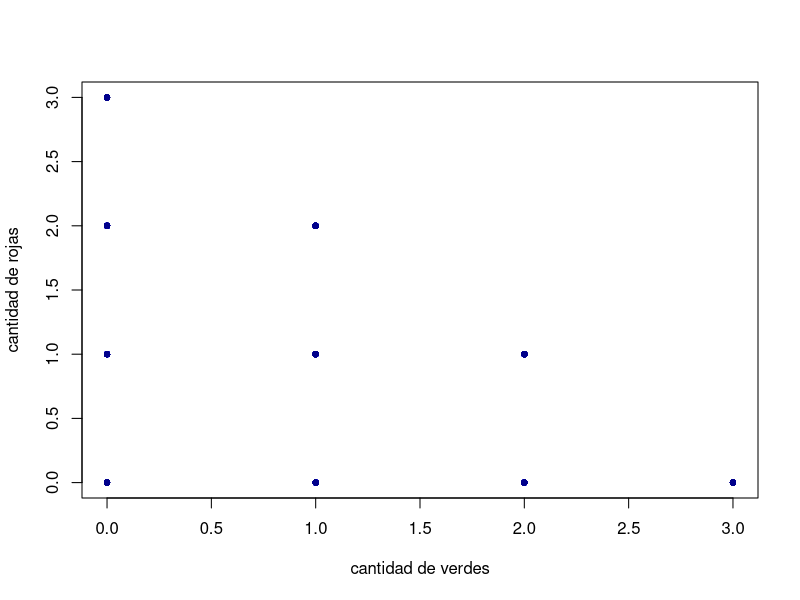
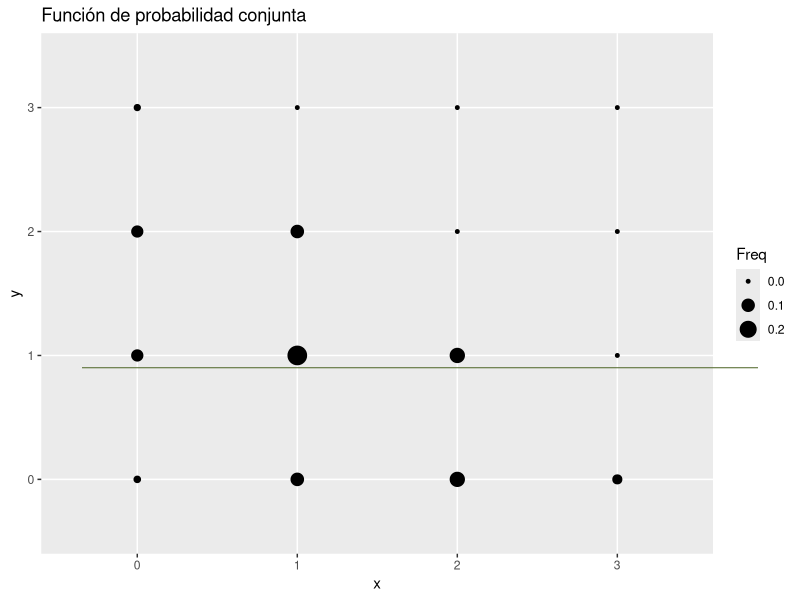
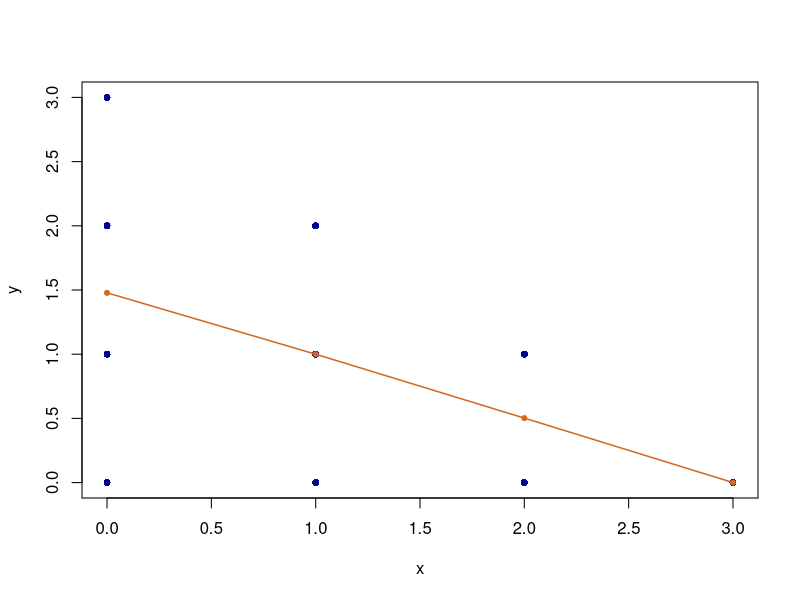
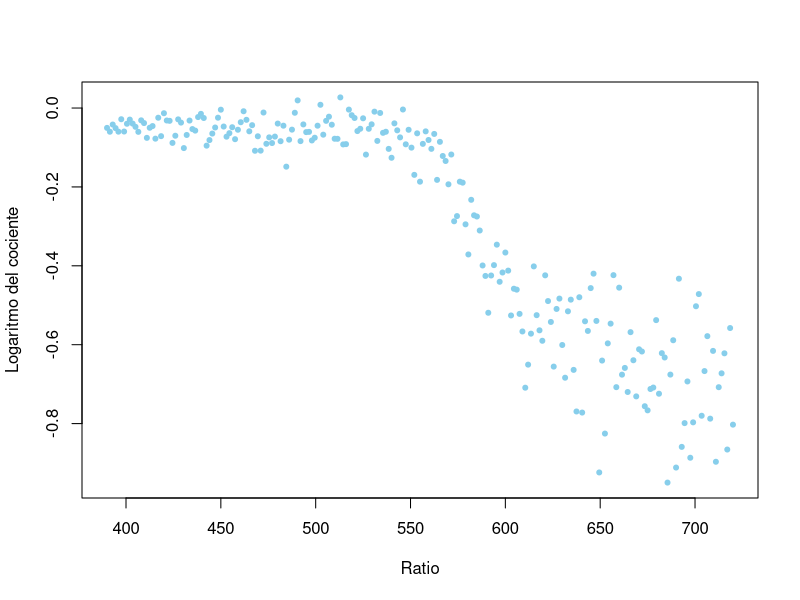

These figures' R source, in order: (Note: this script raises an error after producing the figures.)
library(ggplot2)
library(gridExtra)


####### REGRESION NP------

#Simulado discreto, veamos el ejemplo
#
# X: cantidad de bolitas verdes en 3 extracciones sin reposición
# Y: cantidad de bolitas rojas en 3 extracciones sin reposición

urna<-c(rep("R",3),rep("V",4),rep("A",3))
n<-10000
set.seed(27)
xy<-matrix(0,nrow = n,ncol = 2)
for(i in 1:n)
{
  muestra<-sample(urna,3)
  xy[i,]<-c(sum(muestra=="V"),sum(muestra=="R"))
}

plot(xy[,1],xy[,2],pch=20, col="darkblue", xlab="cantidad de verdes", ylab="cantidad de rojas")


M<-table(xy[,1],xy[,2])/n
M

#grafico del soporte en el que puedo ver los pesos (interesante...)
datos<-as.data.frame(M)
pp<-ggplot(datos, aes(Var1,Var2))+
  geom_point(aes(size=Freq))+
  labs(title="Función de probabilidad conjunta",
       y = "y", x= "x")
pp

# ¿como calculo lo que quiero? vectores logicos...
y<-xy[,2]
x<-xy[,1]
fi_sombrero0<-sum(y[x==0])/sum(x==0)
abline(h=mean(y), col="darkolivegreen")


y0<-mean(xy[xy[,1]==0,2])
y1<-mean(xy[xy[,1]==1,2])
y2<-mean(xy[xy[,1]==2,2])
y3<-mean(xy[xy[,1]==3,2])
ey<-c(y0,y1,y2,y3)


plot(xy[,1],xy[,2],pch=20, col="darkblue",xlab="x",ylab="y")
points(0:3,ey,pch=20,col="chocolate")
lines(0:3,ey,pch=20,col="chocolate",lwd=1.5)

##############################################

# Ejercicio para desarrollar en clase

# eLIDAR (light detection and ranging)
# range --> x
# logratio --> y

help("ksmooth")
help("density")

datos<-read.table("lidar.txt",header = TRUE)

#1
plot(datos$range,datos$int.conc,pch=20,col="skyblue",
     xlab= "Ratio", ylab = "Logaritmo del cociente")

# Nadaraya watson usando R, si no te armas la funcion

regNP<-ksmooth(datos$range,datos$int.conc, kernel = "normal", bandwidth = 5,
               x.points = datos$range)
y<-datos$int.conc
ecpp<-sum((y-regNP)^2)/length(y)


lines(regNP$x,regNP$y,col= "chocolate",lwd=2)

regNP2<-ksmooth(datos$range,datos$int.conc,kernel = "normal", bandwidth = 10,
                x.points = datos$range)
lines(regNP2$x,regNP2$y,col= "darkred",lwd=2)

regNP3<-ksmooth(datos$range,datos$int.conc,kernel = "normal", bandwidth = 30,
                x.points = datos$range)
lines(regNP3$x,regNP3$y,col= "forestgreen",lwd=2)

regNP4<-ksmooth(datos$range,datos$int.conc,kernel = "normal", bandwidth = 50,
                x.points = datos$range)
lines(regNP4$x,regNP4$y,col= "red",lwd=2)


# ¿Que pasa cuando aumento h?


# Errores sobre los datos que use para predecir

ecpp1<-mean((datos$int.conc-regNP$y)^2)
ecpp2<-mean((datos$int.conc-regNP2$y)^2)
ecpp3<-mean((datos$int.conc-regNP3$y)^2)
ecpp4<-mean((datos$int.conc-regNP4$y)^2)

c(ecpp1,ecpp2,ecpp3,ecpp4) #menor h, menor eccp

# LOO-CV Busco la ventana optima

h<-seq(3,165,1)

ecm<-c()
cv<-c()
for(j in 1:length(h))
{
  for(i in 1:length(datos$range))
  {
    regNP<-ksmooth(datos$range[-i],datos$int.conc[-i],kernel = "normal", bandwidth = h[j],
                   x.points = datos$range[i])
    ecm[i]<-(datos$int.conc[i]-regNP$y)^2
  }
  cv[j]<-mean(ecm)
}

plot(h,cv,pch=20) 

h_CV<-h[which.min(cv)]

# Vemos como queda la mejor

plot(datos$range,datos$int.conc,pch=20,col="skyblue",
     xlab= "Ratio", ylab = "Logaritmo del cociente")

regNP<-ksmooth(datos$range,datos$int.conc,kernel = "normal", bandwidth = h_CV,
               x.points = datos$range)
lines(regNP$x,regNP$y,col= "chocolate",lwd=2)

# error con el mejor

ecpp5<-mean((datos$int.conc-regNP$y)^2)


# Sacamos una mejor estimacion del error con el mejor (usando CV)

ecm<-c()
for(i in 1:length(datos$range))
{
  regNP<-ksmooth(datos$range[-i],datos$int.conc[-i],kernel = "normal", bandwidth = h_CV,
                 x.points = datos$range[i])
  ecm[i]<-(datos$int.conc[i]-regNP$y)^2
}
ecv<-mean(ecm)

